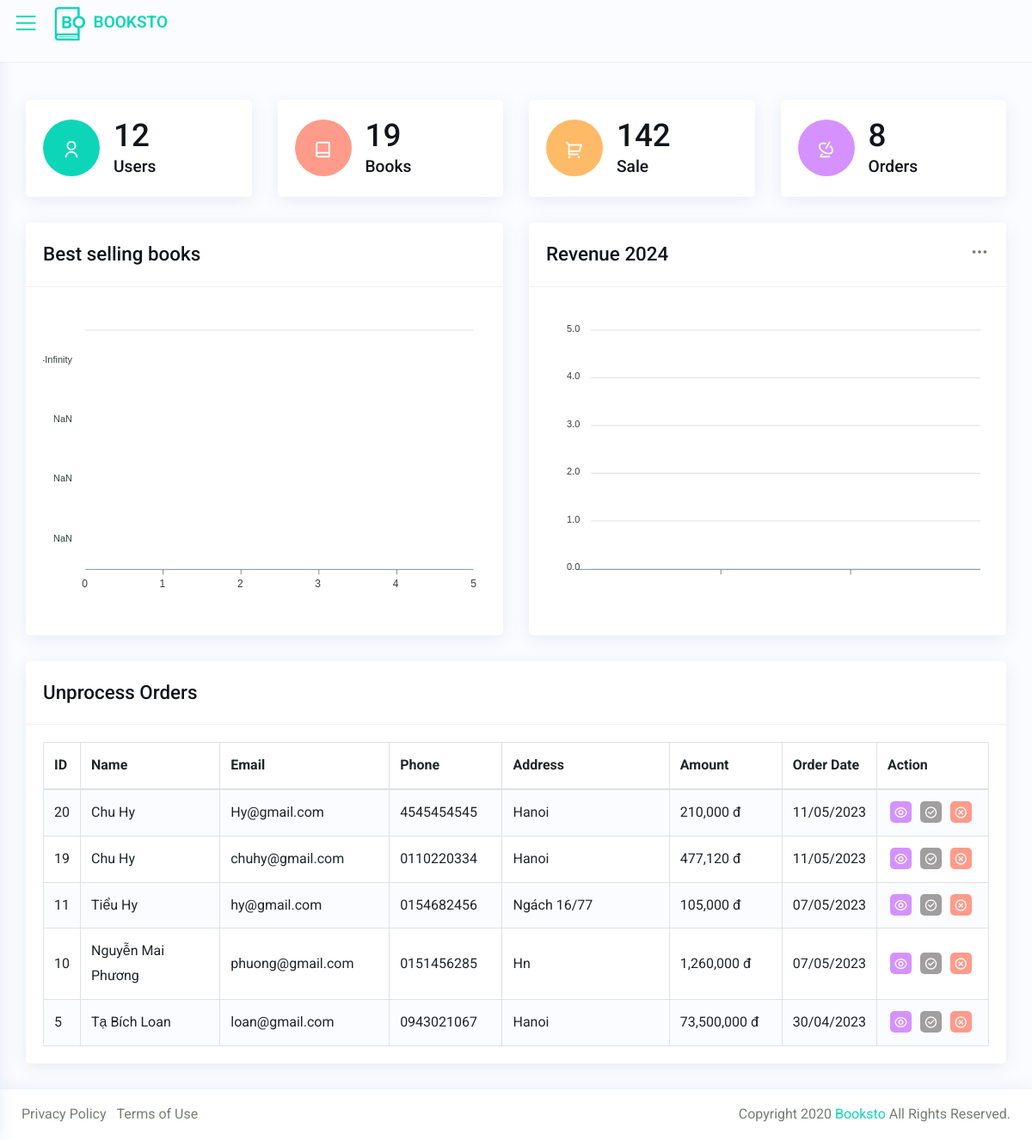
/index.php (signed in), run on the app's committed database.
### tables this page shows
CREATE TABLE `orders` (
  `order_id` int(11) NOT NULL,
  `user_id` int(11) NOT NULL,
  `user_name` varchar(50) NOT NULL,
  `user_email` varchar(50) NOT NULL,
  `user_phone` varchar(20) NOT NULL,
  `address` text NOT NULL,
  `status` tinyint(4) NOT NULL DEFAULT 0,
  `all_price` decimal(15,4) NOT NULL DEFAULT 0.0000,
  `order_date` date NOT NULL
);

### controller/admin/IndexController.php (called while the page is built, shortened)
<?php
function indexAction() {
    require_once PATH_MODEL.'/Order.php';
    $data = [];
    $data['totalMember'] = getTotalMember();
    $data['totalBook'] = getTotalRecord();
    $data['totalSale'] = getTotalSale();
    $data['totalOrder'] = getTotalOrder();
    $data['unprocessOrder'] = getAllOrdersUnprocess();
    if (!isset($_GET['year'])) {
        $year = '2024';
    }else{
        $year = $_GET['year'];
    }
    $data['revenue'] = getRevenueByYear($year);
    $data['bestsell'] = getBestSellOnYear();
    loadView('master','Dashboard/dashboard', $data );
}
?>

### model/Order.php (called while the page is built, shortened)
<?php
    function getAllOrdersUnprocess(){
        $data = [];
        $conn = getConnection();
        $sql = "SELECT * FROM orders WHERE status = 1 ORDER BY order_id DESC";
        $query = mysqli_query($conn, $sql);
        if(mysqli_num_rows($query) > 0) {
            while($row = mysqli_fetch_assoc($query)) {
                $data[] = $row;
            }
        }
        return $data;
    }
    function getBestSellOnYear() {
        $data = [];
        $conn = getConnection();
        $sqlDetail = "SELECT b.prd_name, SUM(od.qty) AS 'productQty' FROM
        orderdetail od INNER JOIN books b ON od.prd_id = b.prd_id
        INNER JOIN orders o ON od.order_id = o.order_id
        WHERE YEAR(o.order_date) = YEAR(CURRENT_DATE) GROUP BY od.prd_id
        ORDER BY SUM(od.qty) DESC LIMIT 10";
        $sqlQuery = mysqli_query($conn, $sqlDetail);
        return $data;
    }
?>

### view/admin/Dashboard/dashboard.php (the view, shortened to what this page needs)
   <div id="content-page" class="content-page">
      <div class="container-fluid">
         <div class="row">
            <div class="col-md-6 col-lg-3">
               <div class="iq-card iq-card-block iq-card-stretch iq-card-height">
                  <div class="iq-card-body">
                     <div class="d-flex align-items-center">
                        <div class="rounded-circle iq-card-icon bg-primary"><i class="ri-user-line"></i></div>
                        <div class="text-left ml-3">
                           <h2 class="mb-0"><span class="counter"><?php echo $data['totalMember'] ?></span></h2>
                           <h5 class="">Users</h5>
                        </div>
                     </div>
                  </div>
               </div>
            </div>
            <div class="col-md-6 col-lg-3">
               <div class="iq-card iq-card-block iq-card-stretch iq-card-height">
                  <div class="iq-card-body">
                     <div class="d-flex align-items-center">
                        <div class="rounded-circle iq-card-icon bg-danger"><i class="ri-book-line"></i></div>
                        <div class="text-left ml-3">
                           <h2 class="mb-0"><span class="counter"><?php echo $data['totalBook'] ?></span></h2>
                           <h5 class="">Books</h5>
                        </div>
                     </div>
                  </div>
               </div>
            </div>
            <div class="col-md-6 col-lg-3">
               <div class="iq-card iq-card-block iq-card-stretch iq-card-height">
                  <div class="iq-card-body">
                     <div class="d-flex align-items-center">
                        <div class="rounded-circle iq-card-icon bg-warning"><i class="ri-shopping-cart-2-line"></i></div>
                        <div class="text-left ml-3">
                           <h2 class="mb-0"><span class="counter"><?php echo $data['totalSale'] ?></span></h2>
                           <h5 class="">Sale</h5>
                        </div>
                     </div>
                  </div>
               </div>
            </div>
            <div class="col-md-6 col-lg-3">
               <div class="iq-card iq-card-block iq-card-stretch iq-card-height">
                  <div class="iq-card-body">
                     <div class="d-flex align-items-center">
                        <div class="rounded-circle iq-card-icon bg-info"><i class="ri-radar-line"></i></div>
                        <div class="text-left ml-3">
                           <h2 class="mb-0"><span class="counter"><?php echo $data['totalOrder'] ?></span></h2>
                           <h5 class="">Orders</h5>
                        </div>
                     </div>
                  </div>
               </div>
            </div>
            <div class="col-md-12 col-lg-6">
               <div class="iq-card">
                  <div class="iq-card-header d-flex justify-content-between">
                     <div class="iq-header-title">
                        <h4 class="card-title">Best selling books</h4>
                     </div>
                  </div>
                  <div class="iq-card-body">
                     <div id="bestsell-bar"></div>
                  </div>
               </div>
               </div>
               <div class="col-md-12 col-lg-6">
               <div class="iq-card">
                  <div class="iq-card-header d-flex justify-content-between">
                     <div class="iq-header-title">
                        <h4 class="card-title">Revenue <?php if(isset($_GET['year'])) {echo $_GET['year'];}else{ echo "2024";} ?></h4>
                     </div>
                     <div class="iq-card-header-toolbar d-flex align-items-center">
                        <div class="dropdown">
                           <span class="dropdown-toggle text-primary" id="dropdownMenuButton5" data-toggle="dropdown">
                           <i class="ri-more-fill"></i>
                           </span>
                        </div>
                     </div>
                  </div>
                  <div class="iq-card-body">
                     <div id="revenue-column"></div>
                  </div>
               </div>
            </div>
            <?php if(!empty($data['unprocessOrder'])) { ?>
            <div class="col-sm-12">
               <div class="iq-card iq-card-block iq-card-stretch iq-card-height">
                  <div class="iq-card-header d-flex justify-content-between">
                     <div class="iq-header-title">
                        <h4 class="card-title">Unprocess Orders</h4>
                     </div>
                  </div>
                  <div class="iq-card-body">
                     <div class="table-responsive">
                        <table class="table mb-0 table-bordered table-striped">
                        <thead>
                              <tr>
                                  <th class="col" style="width: 3%;">ID</th>
                                  <th class="col" style="width: 15%;">Name</th>
                                  <th class="col" style="width: 18%;">Email</th>
                                  <th class="col" style="width: 12%;">Phone</th>
                                  <th class="col" style="width: 18%;">Address</th>
                                  <th class="col" style="width: 12%;">Amount</th>
                                  <th class="col" style="width: 10%;">Order Date</th>
                                  <th class="col" style="width: 18%;">Action</th>
                              </tr>
                          </thead>
                           <tbody>
                              <?php foreach ($data['unprocessOrder'] as $key => $unOrd) { ?>
                              <tr>
                                 <td><?php echo $unOrd['order_id'] ?></td>
                                 <td><?php echo $unOrd['user_name'] ?></td>
                                 <td><?php echo $unOrd['user_email'] ?></td>
                                 <td><?php echo $unOrd['user_phone'] ?></td>
                                 <td><?php echo $unOrd['address'] ?></td>
                                 <td><?php echo number_format($unOrd['all_price'], 0, '.', ','); ?> đ</td>
                                 <td><?php echo date_format(date_create($unOrd['order_date']),"d/m/Y"); ?></td>
                                 <td><div class="flex align-items-center list-user-action">
                                    <a class="bg-info" data-toggle="tooltip" data-placement="top" title="" data-original-title="View" href="index.php?c=order&a=detail&id=<?php echo $unOrd['order_id']; ?>"><i class="ri-eye-line"></i></a>
                                    <a class="bg-secondary" data-toggle="tooltip" data-placement="top" title="" data-original-title="Check" href="index.php?c=order&a=check&id=<?php echo $unOrd['order_id']; ?>"><i class="ri-checkbox-circle-line"></i></a>
                                    <a class="bg-danger" data-toggle="tooltip" data-placement="top" title="" data-original-title="Cancel" href="index.php?c=order&a=cancel&id=<?php echo $unOrd['order_id']; ?>" onclick="return cancelOrder();"><i class="ri-close-circle-line"></i></a>
                                 </div></td>
                              </tr>
                              <?php } ?>
                           </tbody>
                        </table>
                     </div>
                  </div>
               </div>
            </div>
            <?php } ?>
         </div>
      </div>
   </div>
</div>

### public/css/typography.css (style rules this page uses)
body { font-family: 'Roboto', sans-serif; font-weight: 400; font-style: normal; font-size: 16px; line-height: 1.8; padding: 0; margin: 0; color: var(--iq-body-text); background: var(--iq-body-bg); }
a, .btn { -webkit-transition: all 0.5s ease-out 0s; -moz-transition: all 0.5s ease-out 0s; -ms-transition: all 0.5s ease-out 0s; -o-transition: all 0.5s ease-out 0s; transition: all 0.5s ease-out 0s; }
a, button, input, btn { outline: medium none !important; }
a { color: var(--iq-primary); }
h1, h2, h3, h4, h5, h6 { font-family: 'Roboto', sans-serif; font-weight: 500; margin: 0px; line-height: 1.5; color: var(--iq-title-text); }
h2 { font-size: 2.300em; line-height: 1.200em; }
h4 { font-size: 1.400em; }
h5 { font-size: 1.200em; }
.table-striped tbody tr:nth-of-type(odd) { background: var(--iq-body-bg); }
.table td, .table th { vertical-align: middle; }
.rounded-circle { border-radius: 50% !important; }
.bg-primary, .badge-primary { color: var(--iq-white); background: var(--iq-primary) !important; }
.bg-secondary, .badge-secondary { color: var(--iq-white); background-color: var(--iq-secondary) !important; }
.bg-danger, .badge-danger { color: var(--iq-white); background: var(--iq-danger) !important; }
.bg-warning, .badge-warning { color: var(--iq-white); background: var(--iq-warning) !important; }
.bg-info, .badge-info { color: var(--iq-white); background: var(--iq-info) !important; }
.text-primary { color: var(--iq-primary) !important; }
.iq-card { background: var(--iq-light-card); -webkit-border-radius: 5px; -moz-border-radius: 5px; border-radius: 5px; margin-bottom: 30px; border: none; -webkit-box-shadow: 0px 4px 20px 0px rgba(44, 101, 144, 0.1); box-shadow: 0px 4px 20px 0px rgba(44, 101, 144, 0.1); }
.iq-card-body { padding: 20px; }
.iq-card .iq-card-header, .iq-card-transparent .iq-card-header { padding: 20px; margin-bottom: 0; -ms-flex-align: center !important; align-items: center !important; border-bottom: 1px solid var(--iq-border-light); }
.iq-card .iq-card-header .iq-header-title .card-title, .iq-card-transparent .iq-card-header .iq-header-title .card-title { margin-bottom: 0; }
.iq-card-header-toolbar .dropdown-toggle i { font-size: 22px; line-height: normal; color: var(--iq-body-text); vertical-align: text-bottom; }
.iq-card-header-toolbar .dropdown-toggle::after { display: none; }
.iq-card-block.iq-card-stretch { -webkit-box-align: stretch; -ms-flex-align: stretch; align-items: stretch; }
.iq-card-block.iq-card-height { height: calc(100% - 30px); }
.iq-card-block { display: -webkit-box; display: -ms-flexbox; display: flex; -webkit-box-flex: 1; -ms-flex-positive: 1; flex-grow: 1; -webkit-box-orient: vertical; -webkit-box-direction: normal; -ms-flex-direction: column; flex-direction: column; }

### public/css/responsive.css (style rules this page uses)
@media (max-width:1299px) { .content-page, body.sidebar-main .content-page { margin-left: 0; padding: 116px 15px 0; } }

### public/css/variable.css (style rules this page uses)
:root { --iq-title-text: #11141b; --iq-body-text: #777D74; --iq-body-bg : #fbfcff; --iq-primary: #0dd6b8; --iq-secondary: #a09e9e; --iq-success: #49f0d3; --iq-warning: #ffba68; --iq-danger: #ff9b8a; --iq-info: #d592ff; --iq-dark: #3f414d; --iq-light: #fafafb; --iq-white: #ffffff; --iq-black: #000000; --iq-gray: #b1b1b1; --iq-light-primary: #fbfcff; --iq-light-secondary: #f1f2f1; --iq-light-success: #eefff2; --iq-light-danger: #fff5f4; --iq-light-warning: #fffcf3; --iq-light-info: #eee6f5; --iq-light-dark: #f0efef; --iq-primary-hover: #11e1c2; --iq-secondary-hover: #807e7e; --iq-success-hover: #42f9d9; --iq-danger-hover: #f78673; --iq-warning-hover: #fdb45e; --iq-info-hover: #c280ea; --iq-dark-hover: #44454e; --iq-light-hover: #eaeeff; --iq-border: #ededf0; --iq-border-light: #f1f1f1; --iq-border-danger: #ff9273; --iq-light-card: #ffffff; --iq-primary-rgb: 100, 114, 248; --iq-primary-light: #f3fffe; --iq-color1: #4e37b2; --iq-color2: #02d871; --iq-color3: #309cf3; --iq-color4: #ff00ff; --iq-color5: #fb1f4c; --iq-color6: #00ced1; --iq-color7: #f35f3b; --iq-color8: #fde117; --iq-color9: #ff0000; --iq-color10: #88028c; --iq-color11: #00d5ab; --iq-color12: #ce9252; --iq-color13: #f9ae02; --iq-color14: #1e7fe4; --iq-color15: #006400; --iq-color16: #fa7c04; --iq-color17: #81bf02; --iq-color18: #99a7ca; --iq-color19: #3d2a26; --iq-color20: #a0746b; }

### data on the page
orders: order_id "20", user_name "Chu Hy", user_email "Hy@gmail.com", user_phone "4545454545", address "Hanoi", all_price "210,000", order_date "11/05/2023"
orders: order_id "19", user_name "Chu Hy", user_email "chuhy@gmail.com", user_phone "0110220334", address "Hanoi", all_price "477,120", order_date "11/05/2023"
orders: order_id "11", user_name "Tiểu Hy", user_email "hy@gmail.com", user_phone "0154682456", address "Ngách 16/77", all_price "105,000", order_date "07/05/2023"
orders: order_id "10", user_name "Nguyễn Mai Phương", user_email "phuong@gmail.com", user_phone "0151456285", address "Hn", all_price "1,260,000", order_date "07/05/2023"
orders: order_id "5", user_name "Tạ Bích Loan", user_email "loan@gmail.com", user_phone "0943021067", address "Hanoi", all_price "73,500,000", order_date "30/04/2023"

### other printed values
$data['totalMember'] "12"
$data['totalBook'] "19"
$data['totalSale'] "142"
$data['totalOrder'] "8"
